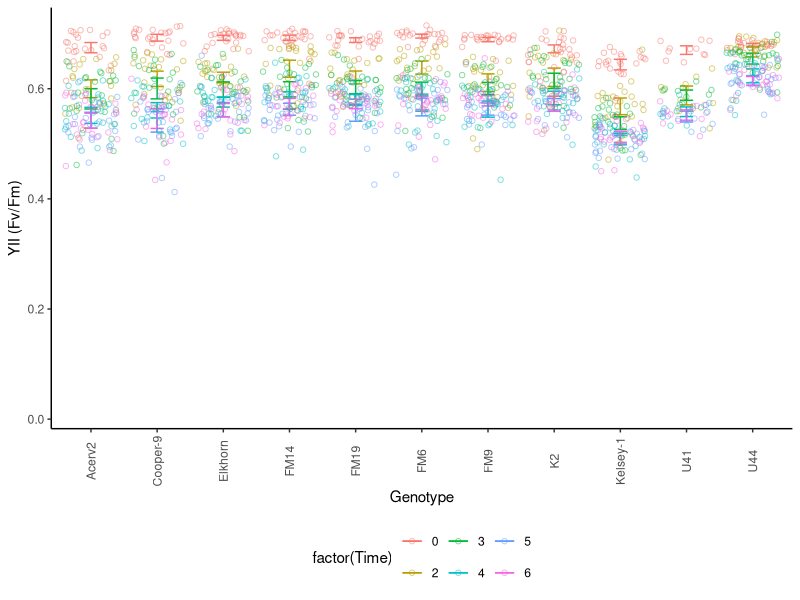
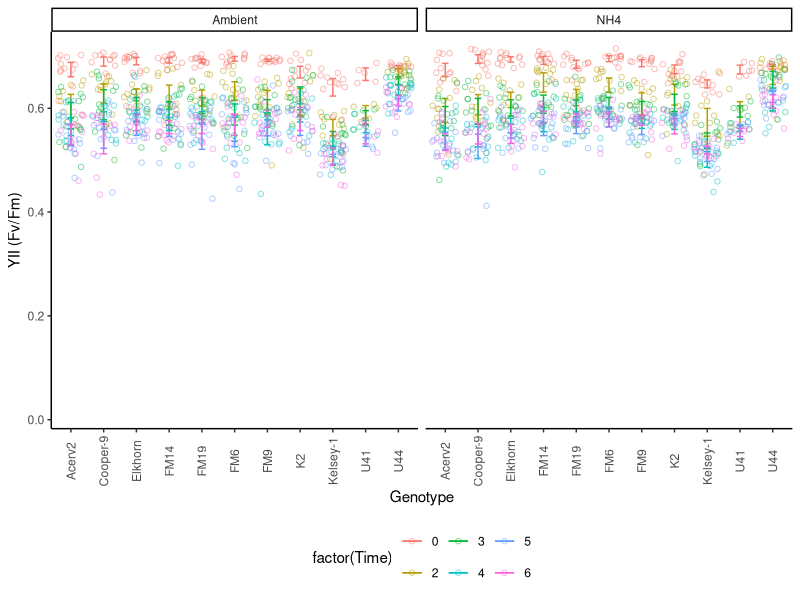
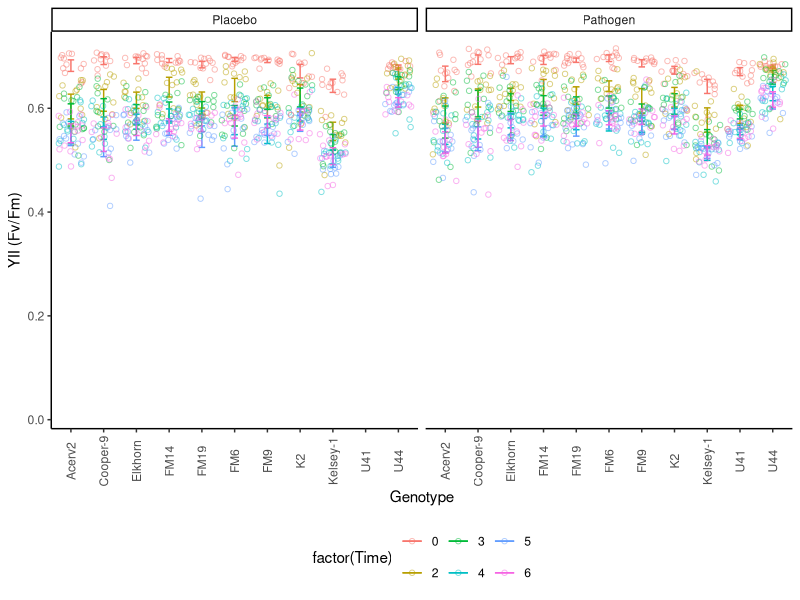
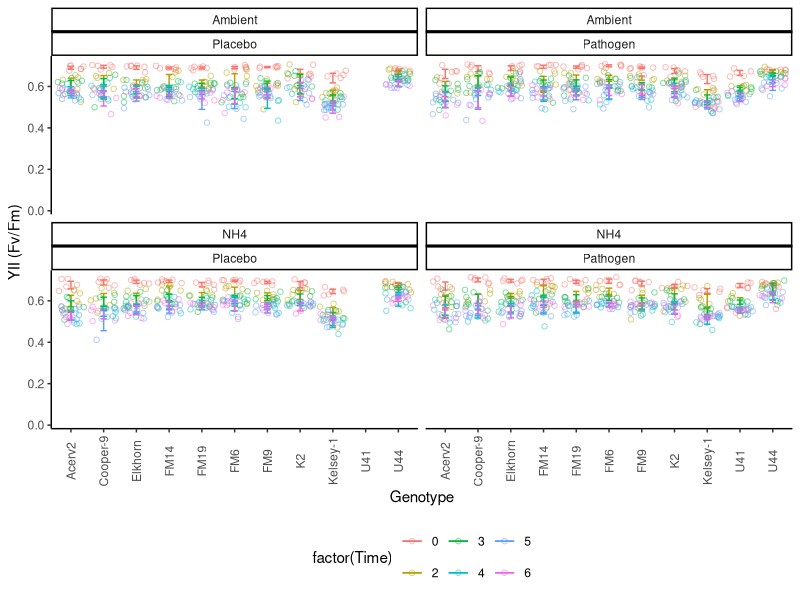
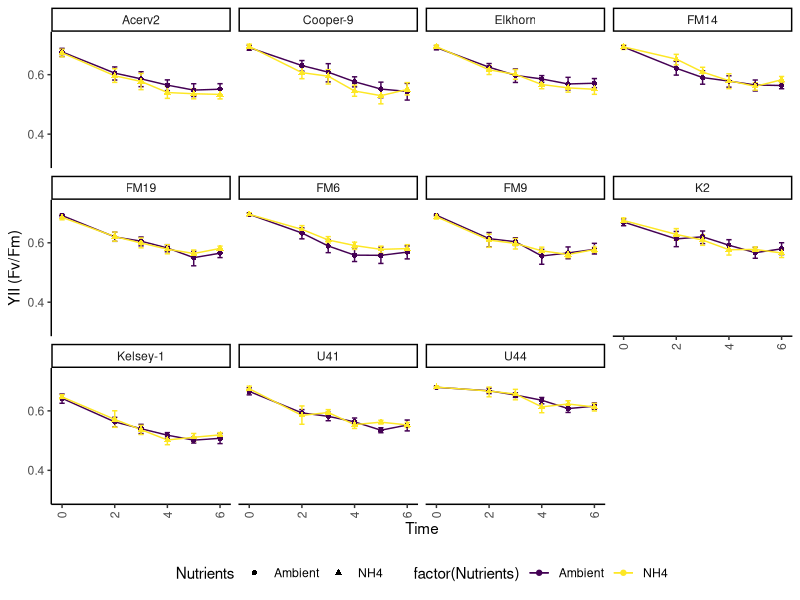
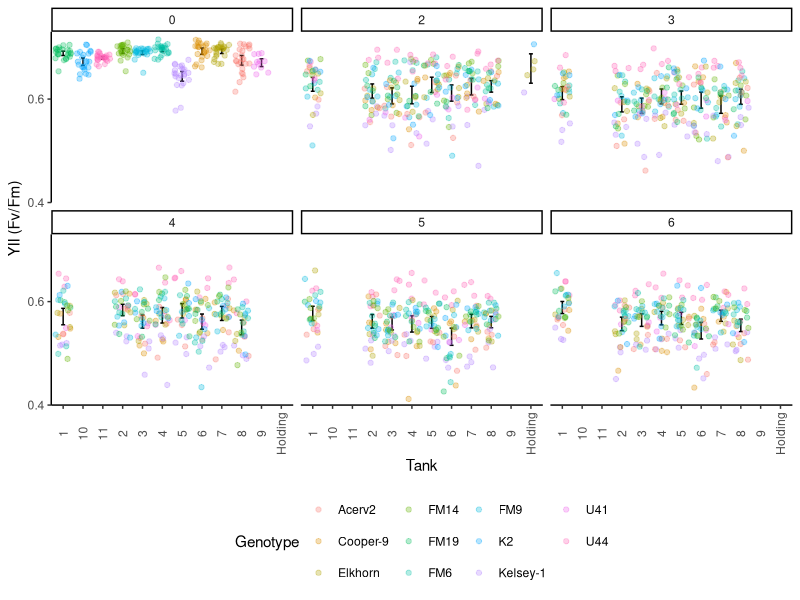
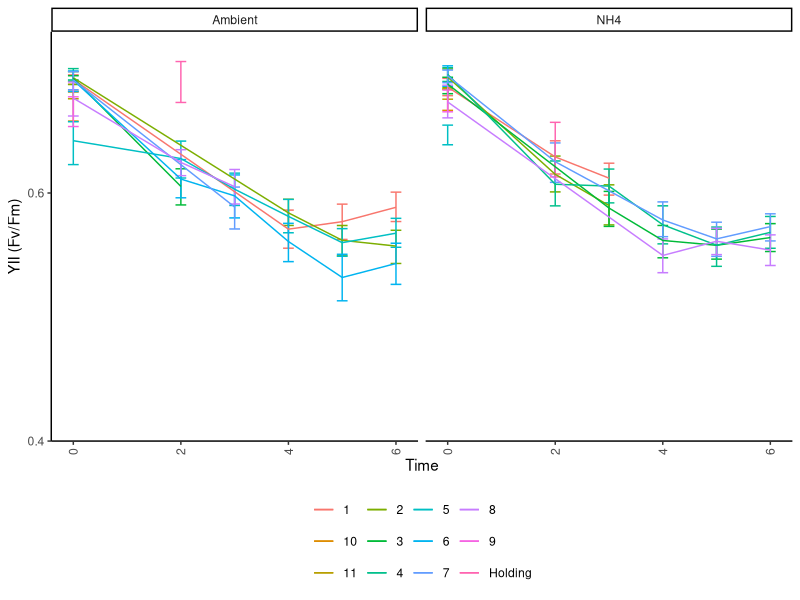
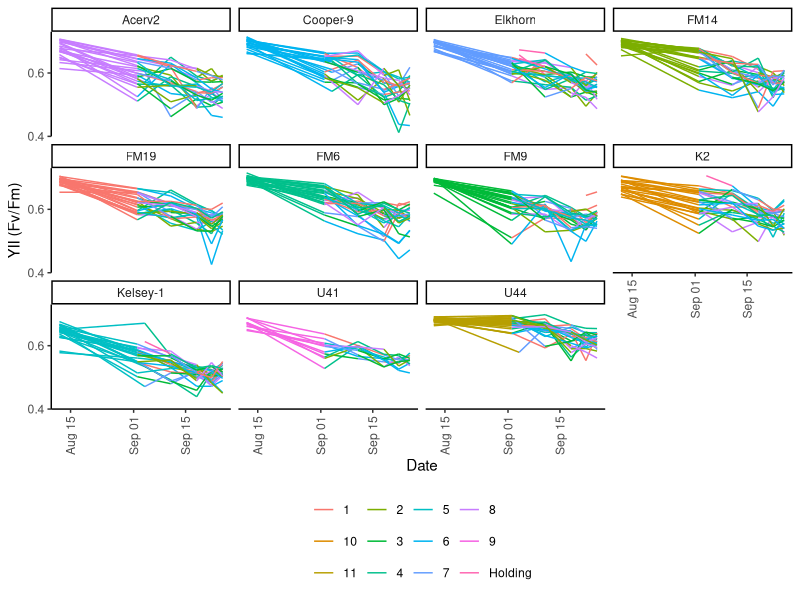

Write R code to recreate these figures, in order. (Note: this script raises an error after producing the figures.)
## ---- chunk 1
knitr::opts_chunk$set(echo = TRUE, warning=FALSE, message=FALSE, fig.width=7, fig.height=7 )
## ---- chunk 2

# Get all libraries and sources required to run the script

library(dplyr)
library(plyr)
library(reshape2)
library(ggplot2)
library(ggthemes)

theme_set (theme_classic() + theme(panel.grid.major = element_blank(),
                              panel.grid.minor = element_blank(), 
                              axis.line = element_line(colour = "black"),
                              legend.position="none",
                              axis.text.x = element_text(angle = 90, vjust = 0.5),
                              plot.title = element_text(size=12, face="bold"),
                              #panel.border = element_rect(colour = "black", fill=NA, size=1)
                              panel.border = element_blank()
                              ))
## ---- chunk 3

# 1. Import data: 

  # Long format Ssid YII
    YII.Tall<-read.csv("Data/YII_tall.csv")

  # Wide format 
    # YII.wide<- YII.Tall<-readRDS("Data/YII.Wide.rds")
    # YII.Wide<-read.csv("Data/YII_Wide.csv")
  
  #summary(YII.Tall)


# 2. Data clean-up an types: 
  
  # Variable types 
    #YII.nutrients$Time <- as.factor(YII.nutrients$Time)
    YII.Tall$Time<-as.numeric(YII.Tall$Time)
    YII.Tall$Date<-as.Date(YII.Tall$Date, "%Y-%m-%d")
    YII.Tall$Days<-(as.numeric(YII.Tall$Date)-18486)
  
  # Remove-unused data    
    Extras <- YII.Tall[which (YII.Tall$Nutrients=="Extra"), ]
    YII.Tall <- droplevels(YII.Tall[!rownames(YII.Tall) %in%
                                        rownames(Extras), ])
    
    Error <- YII.Tall[which (YII.Tall$YII==0), ]
    YII.Tall <- droplevels(YII.Tall[!rownames(YII.Tall) %in%
                                        rownames(Error), ])
  # Treatments
    YII.Tall$Nutrients<-factor(YII.Tall$Nutrients, 
                             levels= c("Ambient", "NH4"), ordered=TRUE)
    YII.Tall$Disease<-factor(YII.Tall$Disease, 
                             levels= c("Placebo", "Pathogen"), ordered=TRUE)
  # Replicates
    YII.Tall$Tank<-factor(YII.Tall$Tank, ordered=FALSE)
    YII.Tall$Genotype<-factor(YII.Tall$Genotype, ordered=FALSE)
  
  summary(YII.Tall)

# Subset data  
YII.CRF<-YII.Tall[which(YII.Tall$Genotype=='K2'|
                      YII.Tall$Genotype=='U41'|
                      YII.Tall$Genotype=='U44'), ]

YII.UM<-YII.Tall[which(YII.Tall$Genotype=='Acerv2'|
                      YII.Tall$Genotype=='Cooper-9'|
                      YII.Tall$Genotype=='Elkhorn'|
                      YII.Tall$Genotype=='Kelsey-1'), ]

YII.FWC<-YII.Tall[which(YII.Tall$Genotype=='FM14'|
                      YII.Tall$Genotype=='FM6'|
                      YII.Tall$Genotype=='FM9'), ]
## ---- chunk 4
# Genotype

YII_Genet<- ggplot(YII.Tall, aes (Genotype, YII, colour=factor(Time))) +
  stat_summary(fun.data = "mean_cl_boot",geom = "errorbar", width = 0.2 )+
  stat_summary(fun.y=mean, geom="line") + 
  geom_jitter(alpha=0.5, shape=21)+ theme(legend.position = "bottom")+
  scale_y_continuous(limits = c(0, .73),
                         breaks = seq(0, 0.7,0.2),  
                         expand = c(0.01, 0.01),
                         name=("YII (Fv/Fm)"))
  
YII_Genet

YII_Genet+ facet_wrap(~Nutrients)
YII_Genet+ facet_wrap(~Disease)
YII_Genet+ facet_wrap(Nutrients~Disease)


YII_Genet<- ggplot(YII.Tall, aes (Time, YII, colour=factor(Nutrients), shape=Nutrients)) +
  stat_summary(fun.data = "mean_cl_boot",geom = "errorbar", width = 0.2 )+
  stat_summary(fun.y=mean, geom="line") + 
  stat_summary(fun.y=mean, geom="point") +
  #geom_jitter(alpha=0.2)+
  theme(legend.position = "bottom")+
  scale_y_continuous(limits = c(0.3, .73),
                         breaks = seq(0, 0.7,0.2),  
                         expand = c(0.01, 0.01),
                         name=("YII (Fv/Fm)"))
YII_Genet+ facet_wrap(~Genotype)
## ---- chunk 5
YII_Tank<- ggplot(YII.Tall, aes (Tank, YII)) +
  stat_summary(fun.data = "mean_cl_boot",geom = "errorbar", width = 0.2 )+
  stat_summary(fun.y=mean, geom="line") + 
  scale_y_continuous(limits = c(0.4, .73),
                         breaks = seq(0, 0.7,0.2),  
                         expand = c(0, 0),
                         name=("YII (Fv/Fm)"))+
  geom_jitter(aes(colour=Genotype), alpha=0.3)+
  facet_wrap(~Time) +
  theme(legend.position = "bottom")
YII_Tank

YII_Tank2<- ggplot(YII.Tall, aes (Time, YII, colour=(Tank))) + 
      
  stat_summary(fun.data = "mean_cl_boot",geom = "errorbar", width = 0.2 )+
  stat_summary(fun.y=mean, geom="line") + 
     scale_y_continuous(limits = c(0.4, .73),
                         breaks = seq(0, 0.7,0.2),  
                         expand = c(0, 0),
                         name=("YII (Fv/Fm)"))+
    
    theme(legend.position="bottom",
        legend.title = element_blank(), 
        strip.background =element_rect(fill=NA)) 
YII_Tank2+facet_wrap(~Nutrients)

# YII_Tank+ facet_wrap(Time~Nutrients)
# YII_Tank+ facet_wrap(Time~Disease)
## ---- chunk 6
YII_Frag<- ggplot(YII.Tall, aes (Date, YII, group=(Fragment),
                                    colour=factor(Tank))) + 
      geom_line()+
      
     scale_y_continuous(limits = c(0.4, .73),
                         breaks = seq(0, 0.7,0.2),  
                         expand = c(0, 0),
                         name=("YII (Fv/Fm)"))+
    
    theme(legend.position="bottom",
        legend.title = element_blank(), 
        strip.background =element_rect(fill=NA)) 
YII_Frag+facet_wrap(~Genotype)


## ---- chunk 7

YII_Frag<- ggplot(YII.Tall, aes (Time, YII, group=(Genotype),
                                    colour=factor(Genotype))) + 
      
  stat_summary(fun.data = "mean_cl_boot",geom = "errorbar", width = 0.2 )+
  stat_summary(fun.y=mean, geom="line") + 
     scale_y_continuous(limits = c(0.4, .73),
                         breaks = seq(0, 0.7,0.2),  
                         expand = c(0, 0),
                         name=("YII (Fv/Fm)"))+
    
    theme(legend.position="bottom",
        legend.title = element_blank(), 
        strip.background =element_rect(fill=NA)) 
YII_Frag+facet_wrap(~Tank)

YII_Disease<- ggplot(YII.Tall, aes (Time, YII, group=(Genotype),
                                    colour=factor(Genotype))) + 
      
  stat_summary(fun.data = "mean_cl_boot",geom = "errorbar", width = 0.2 )+
  stat_summary(fun.y=mean, geom="line") + 
     scale_y_continuous(limits = c(0.4, .73),
                         breaks = seq(0, 0.7,0.2),  
                         expand = c(0, 0),
                         name=("YII (Fv/Fm)"))+
    
    theme(legend.position="bottom",
        legend.title = element_blank(), 
        strip.background =element_rect(fill=NA)) 
YII_Disease+facet_wrap(~Disease)


## ---- chunk 8

YII_Genotype<- ggplot(YII.Tall, aes (Date, YII, colour=factor(Nutrients))) +
  stat_summary(fun.data = "mean_cl_boot",geom = "errorbar", width = 0.2 )+
  stat_summary(fun.y=mean, geom="line")
YII_Genotype +  facet_grid (~Disease)
YII_Genotype +  facet_wrap(~Genotype)

YII_Genotype<- ggplot(YII.Tall, aes (Time, YII, colour=factor(Nutrients))) +
  stat_summary(fun.data = "mean_cl_boot",geom = "errorbar", width = 0.2 )+
  stat_summary(fun.y=mean, geom="line")
YII_Genotype + facet_grid (Genotype~.)

YII_Genotype<- ggplot(YII.Tall, aes (Time, YII, colour=factor(Fragment))) +
  # stat_summary(fun.data = "mean_cl_boot",geom = "errorbar", width = 0.2 )+
  #stat_summary(fun.y=mean, geom="point", size =3, alpha=0.5) +
  stat_summary(fun.y=mean, geom="line") +   theme_gdocs()
YII_Genotype + ylim(0.2, 0.65) + facet_grid (Genotype~Nutrients) + theme(legend.position="none")
  # xlim(as.Date(c("2017-11-01", "2018-02-30")))

# Nutrients

YII_Treat<- ggplot(YII.Tall, aes (Date, YII, colour=factor(Nutrients))) +   stat_summary(fun.data = "mean_cl_boot",geom = "errorbar", width = 0.2)+
  stat_summary(fun.y=mean, geom="point", size =3, alpha=0.5) +
  stat_summary(fun.y=mean, geom="line") + theme_gdocs()
YII_Treat  + ylim(0.2, 0.7) #+ xlim(as.Date(c("2017-11-01", "2018-01-20"))) +
   #facet_grid (~Replicate)  #+ geom_jitter()

YII_Date <- ggplot(YII.Tall, aes (Nutrients, YII, colour=factor(Nutrients))) +
  stat_summary(fun.data = "mean_cl_boot",geom = "errorbar", width = 0.2)+
  stat_summary(fun.y=mean, geom="point", size =3, alpha=0.5) +
  theme_gdocs() 
YII_Date + facet_grid (Genotype~Date) + theme(legend.position="none")

## ---- chunk 9

# After nutrients 

YII.nutrients<-YII.Tall[which(YII.Tall$Time>4),]

YII_Genotype<- ggplot(YII.nutrients, aes (Date, YII, colour=factor(Genotype))) +
  stat_summary(fun.data = "mean_cl_boot",geom = "errorbar", width = 0.2 )+
  #stat_summary(fun.y=mean, geom="point", size =3, alpha=0.5) +
  stat_summary(fun.y=mean, geom="line") +   theme_gdocs()
YII_Genotype + ylim(0.2, 0.7) + facet_grid (Nutrients~.)

YII_Nut<- ggplot(YII.nutrients, aes (Date, YII, colour=factor(Nutrients))) +
  stat_summary(fun.data = "mean_cl_boot",geom = "errorbar", width = 0.2 )+
  stat_summary(fun.y=mean, geom="point", size =3, alpha=0.5) +
  stat_summary(fun.y=mean, geom="line") +   theme_gdocs()
YII_Nut + ylim(0.2, 0.7) +  facet_wrap (~Genotype) 

YII_Nut<- ggplot(YII.nutrients, aes (Date, YII, colour=factor(Nutrients))) +
  stat_summary(fun.data = "mean_cl_boot",geom = "errorbar", width = 0.2 )+
  stat_summary(fun.y=mean, geom="point", size =3, alpha=0.5) +
  stat_summary(fun.y=mean, geom="line") +   theme_gdocs()
YII_Nut + ylim(0.2, 0.7)


YII_Date_Nut<- ggplot(YII.nutrients, aes (Nutrients, YII, colour=factor(Nutrients))) +
  stat_summary(fun.data = "mean_cl_boot",geom = "errorbar", width = 0.2 )+
  stat_summary(fun.y=mean, geom="point", size =3, alpha=0.5) +
  stat_summary(fun.y=mean, geom="line") +   theme_gdocs()
YII_Date_Nut + ylim(0.2, 0.7) +   facet_grid (~Date) 
  # + xlim(as.Date(c("2017-11-01", "2018-01-20")))


YII_VariationOverTime <- ggplot(YII.Tall, aes (Time, YII, colour=factor(Genotype)))+ 
  geom_point() + facet_wrap (~Nutrients)

library(lattice)
xyplot(YII ~ Time | Nutrients, data=YII.nutrients, type=c("p", "r"), ylim=c(0.0, 0.7))
## ---- chunk 10

Survivors  <- YII.nutrients[, c("Fragment", "Days", "Genotype", "Nutrients")]
  library(plyr)
  SurvivorsFrecuency<-as.data.frame(xtabs(~ Days + Nutrients, Survivors))
  write.csv(SurvivorsFrecuency, "SurvivorsFrecuency.csv")

YII_Genotype<- ggplot(YII.nutrients, aes (Days, YII, colour=factor(Genotype))) +
  stat_summary(fun.data = "mean_cl_boot",geom = "errorbar", width = 0.2 )+
  #stat_summary(fun.y=mean, geom="point", size =3, alpha=0.5) +
  stat_summary(fun.y=mean, geom="line") +   theme_gdocs()
YII_Genotype + ylim(0.45, 0.65) + facet_grid (~Nutrients)

YII_Nutrients<- ggplot(YII.nutrients, aes (Days, YII, colour=Nutrients)) +
  stat_summary(fun.data = "mean_cl_boot",geom = "errorbar", 
               width = 0.2, position = position_dodge(width = 2) )+
  #stat_summary(fun.y=mean, geom="point", size =3, alpha=0.5) +
  stat_summary(fun.y=mean, geom="line") +   theme_bw () + ggtitle("B.")+
  theme(plot.background=element_blank(), 
            panel.border = element_blank(),
            axis.line = element_line(colour = "black"),
            panel.grid.major = element_blank(),
            panel.grid.minor = element_blank(),
            legend.position="bottom",
            strip.background = element_rect(fill="white")) +
      annotate("rect", xmin= 2, xmax = 91,
               ymin = 0.1, ymax =0.2, fill="blue", alpha = .04)+
      annotate("rect", xmin= 79, xmax = 90,
               ymin = 0.1, ymax = .7, fill="orange", alpha = .04)+
      annotate("rect", xmin= 90, xmax = 113,
               ymin = 0.1, ymax = 0.7, fill="red", alpha = .04)+
       scale_y_continuous(limits = c(0.1, 0.7),
                         breaks = seq(0.2, 0.6,0.2),  
                         expand = c(0, 0),
                         name=("YII (Fv/Fm)")) +
      scale_x_continuous(name="Days in the experiment",
                         limits = c(-2,115),
                         breaks = seq(0, 110, 15),  
                         expand = c(0, 0)) + 
    facet_grid (Genotype~., labeller = labeller(Genotype=c(`Green` = "A.cer_1", 
                                    `Green and Orange` = "A.cer_2",
                                    `Orange` = "A.cer_3", 
                                    `Red and Orange` = "A.cer_4",
                                    `Red and Yellow` = "A.cer_5")))
YII_Nutrients 

    ggsave(file="5.3B_YII.svg", plot=YII_Nutrients, width=3.0, height=6)
    ggsave(file="5.3B_YII_NOGenotype.svg", plot=YII_Nutrients, width=3.0, height=3)


# Libraries 
  library(lme4)
  library(multcomp)
  library(multcompView)
  library(lsmeans)
      library(emmeans)
  library(effects)
  library(lmerTest)

# More complex model 
    
YII.nutrients<-subset(YII.nutrients, Days<120)
YII.nutrients$DayF<-as.factor(YII.nutrients$Days)

LM_1 <- lmer(YII ~ Nutrients * DayF + 
                             (1|Genotype/Fragment), REML=TRUE, data= YII.nutrients)

step(LM_1)
LM_2 <- lmer(YII ~ Nutrients * Days + 
                             (Nutrients|Genotype), REML=TRUE,  data= YII.nutrients)
 
LM_3 <- lmer(YII ~ Nutrients * Days + 
                             (1|Genotype), REML=TRUE, data= YII.nutrients)
 
LM_4 <- lm(YII ~ Nutrients * Days, REML = FALSE, data= YII.nutrients)

# Select model

anova(LM_1, LM_2, refit=FALSE)
anova(LM_2, LM_3, refit=FALSE)
anova(LM_3, LM_4)
 
# Final mdel 
LM_Nutrients_Days<-lmer(YII ~ Nutrients * Days + 
                             (Nutrients|Genotype), data= YII.nutrients)
  anova(LM_1)
  summary(LM_1)
  coef(LM_1)
  fitted(LM_1)
      
      layout(matrix(1:4,2,2))  
      plot(LM_1)  
      
plot(Effect(c("Nutrients","DayF"), LM_1), x.var="DayF", multiline=T, ci.style="bars")

#  Pair-wise comparisons
cld(emmeans(LM_1, "Nutrients"))
YIIAcerEmm<-cld(emmeans(LM_1, specs = c("Nutrients", "DayF")))
write.csv(YIIAcerEmm, "YIIAcerEmm.csv")

## ---- chunk 11


# Last Data Point before nutrients 

  lastYII_BN<-ggplot (YII.Wide, aes(Genotype.5, YII.5, colour=factor(Nutrients.5)))
  lastYII_BN + stat_summary(fun.data = "mean_cl_boot",geom = "errorbar", width = 0.2)+
     stat_summary(fun.y=mean, geom="point", size =3, alpha=0.5) + theme_gdocs()
  
  LM_TC_B<-lm(YII.5~Nutrients.5*Genotype.5, data = YII.Wide)
  
  anova(LM_TC_B)
  TukeyHSD(aov(LM_TC_B))
  
  cld(lsmeans(LM_TC_B, "Nutrients.5"))
  cld(lsmeans(LM_TC_B, "Genotype.5"))
  cld(lsmeans(LM_TC_B, specs = c("Nutrients.5", "Genotype.5")))

# Last Data Point After nutrients 

lastYII_BN<-ggplot (YII.Wide, aes(Genotype.13, YII.13, colour=factor(Nutrients.13)))
  lastYII_BN + stat_summary(fun.data = "mean_cl_boot",geom = "errorbar", width = 0.2)+
     stat_summary(fun.y=mean, geom="point", size =3, alpha=0.12) + theme_gdocs()
  
  LM_TC_B<-lm(YII.12~Nutrients.12*Genotype.12, data = YII.Wide)
  
  anova(LM_TC_B)
  TukeyHSD(aov(LM_TC_B))
  
  cld(lsmeans(LM_TC_B, "Nutrients.12"))
  cld(lsmeans(LM_TC_B, "Genotype.12"))
  cld(lsmeans(LM_TC_B, specs = c("Nutrients.12", "Genotype.12")))

## ---- chunk 12
# Creates bibliography 
#knitr::write_bib(c(.packages()), "packages.bib")
